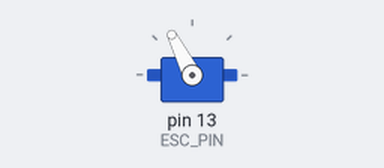
The sketch below on a simulated Arduino Uno, built with avr-gcc and run on an emulated ATmega328P. Parts: servo.

Above: at 2.05 s.
At 6.05 s:
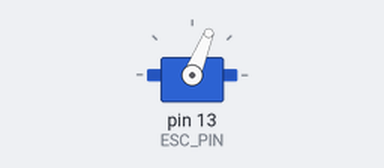
At 10.0 s:
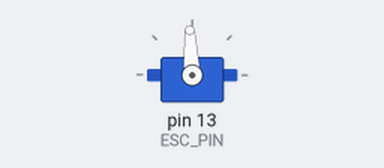
Timing chart, 0 to 12.4 s (numbered marks = the images above):
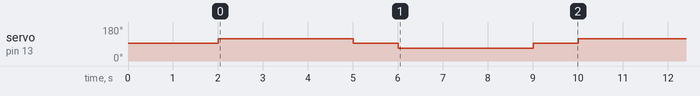

The sketch:

Wheel_test.ino
```cpp
/*
 * =========================================================================
 * Brushed DC Motor Control via ESC
 * * HOW IT WORKS:
 * This code uses the <Servo.h> library to generate a Pulse Width Modulation
 * (PWM) signal. A Brushed ESC interprets the "width" of a pulse (in
 * microseconds) to decide the speed and direction of the motor:
 * - 1000µs: Full Power Reverse
 * - 1500µs: Neutral / Deadzone (Motor stops)
 * - 2000µs: Full Power Forward
 * * LIBRARIES:
 * <Servo.h> is used because it handles the precise background timing (50Hz
 * frequency) required by Hobby ESCs, freeing up the CPU for other tasks.
 * Author-Trishit Ghatak-2026
 * =========================================================================
 */

#include <Servo.h>

// --- CONFIGURATION ---
const int ESC_PIN = 13;        // Signal wire to Digital Pin 13
const int STOP_SIGNAL = 1500;   // The "Middle" signal where the motor stays still
const int FORWARD_SPEED = 1750; // Moderate forward speed
const int REVERSE_SPEED = 1250; // Moderate reverse speed

Servo brushed_ESC; // Create a servo object to represent our ESC

void setup() {
  // 1. Attach the ESC object to the physical pin
  brushed_ESC.attach(ESC_PIN);

  // 2. THE ARMING SEQUENCE (Safety)
  // Most brushed ESCs won't start until they "see" a neutral signal.
  // This prevents the model from zooming away as soon as you plug it in.
  brushed_ESC.writeMicroseconds(STOP_SIGNAL);
  delay(2000); // Wait for the ESC to initialize/beep
}

void loop() {
  // --- PHASE 1: FORWARD ---
  // Tell the ESC to spin the motor forward at a set speed
  brushed_ESC.writeMicroseconds(FORWARD_SPEED);
  delay(3000); // Run for 3 seconds

  // --- PHASE 2: BRAKE/NEUTRAL ---
  // Bring the pulse back to 1500µs to stop the motor
  brushed_ESC.writeMicroseconds(STOP_SIGNAL);
  delay(1000); // Pause for 1 second

  // --- PHASE 3: REVERSE ---
  // A pulse lower than 1500µs tells the ESC to flip polarity and spin backward
  brushed_ESC.writeMicroseconds(REVERSE_SPEED);
  delay(3000); // Run for 3 seconds

  // --- PHASE 4: BRAKE/NEUTRAL ---
  brushed_ESC.writeMicroseconds(STOP_SIGNAL);
  delay(1000);
}
```

Measured:
- by itself, servo on pin 13 (ESC_PIN): repeats every 8.0 s: 93° 1.0 s, 68° 3.0 s, 93° 1.0 s, 117° 3.0 s
